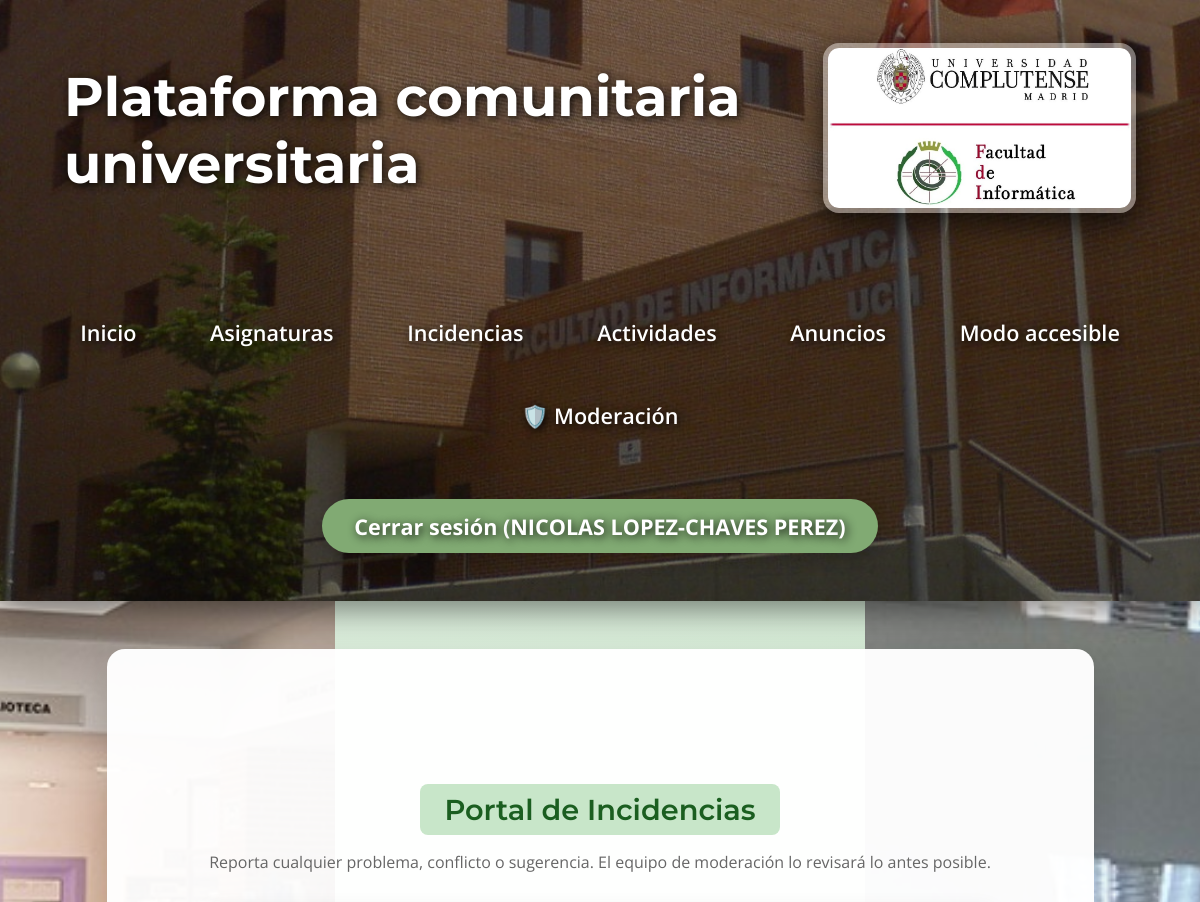
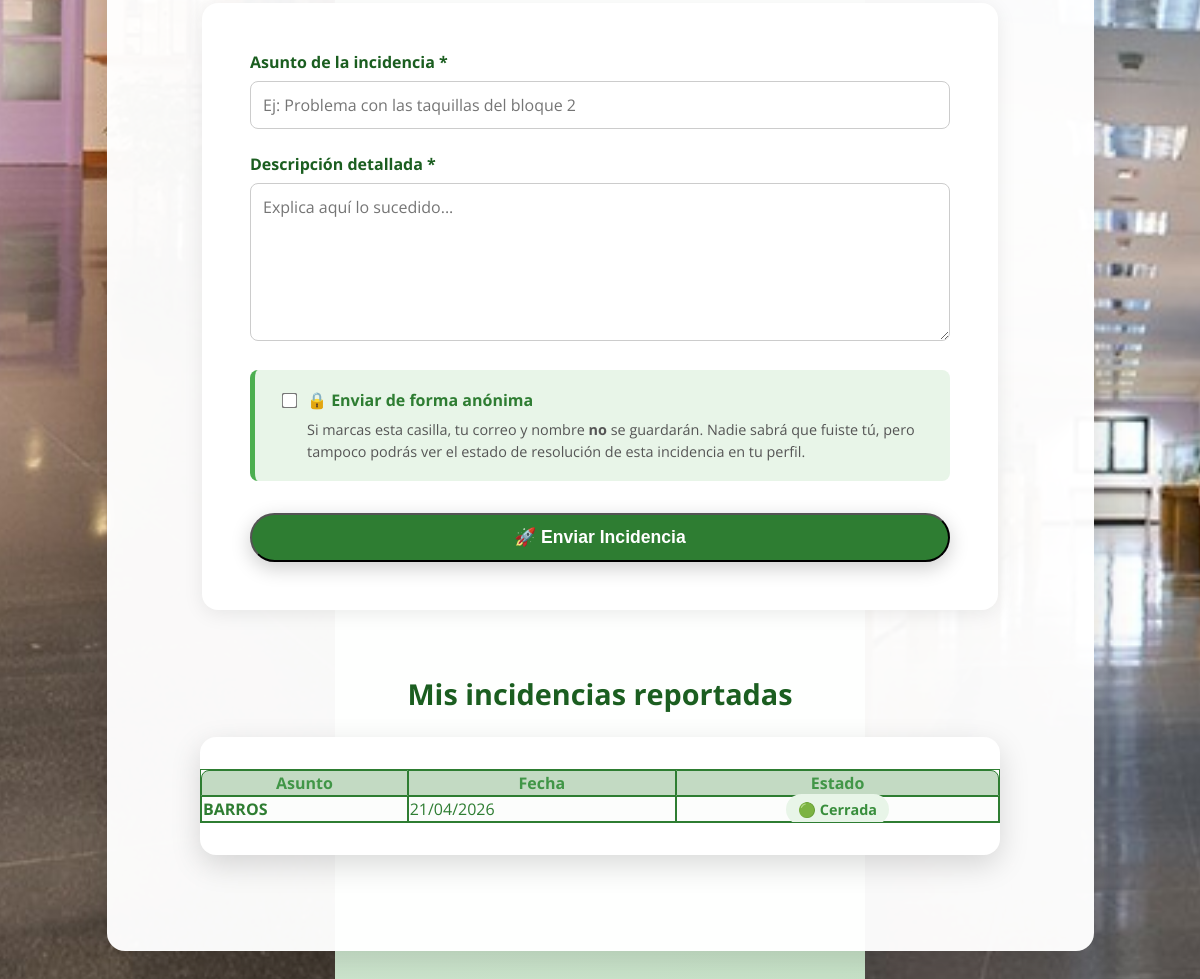
Screenshot of /incidencias (signed in) with the database file from the repository (2 pictures, top to bottom).
### models.py (models this page shows, shortened)
class User(UserMixin, db.Model):
    __tablename__ = "users"
    id = db.Column(db.Integer, primary_key=True)
    email = db.Column(db.String(120), unique=True, nullable=False)
    name = db.Column(db.String(100), nullable=False)
    role = db.Column(db.String(20), nullable=False, default="estudiante")
    password_hash = db.Column(db.String(200), nullable=True)

class Incident(db.Model):
    __tablename__ = "incidents"
    id = db.Column(db.Integer, primary_key=True)
    title = db.Column(db.String(200), nullable=False)
    description = db.Column(db.Text, nullable=False)
    status = db.Column(db.String(20), nullable=False, default="Abierta")
    created_at = db.Column(db.DateTime, nullable=False, default=datetime.utcnow)
    user_id = db.Column(db.Integer, db.ForeignKey("users.id"), nullable=True)
    user = db.relationship("User", backref="incidents")

### app.py (the view, shortened to what this page needs)
@app.route("/incidencias", methods=["GET", "POST"])
@login_required
def incidents():
    mis_incidencias = Incident.query.filter_by(user_id=current_user.id).order_by(Incident.created_at.desc()).all()
    return render_template("incidents.html", incidencias=mis_incidencias)

### app.py (called while the page is built)
@login_manager.user_loader
def load_user(user_id):
    return db.session.get(User, int(user_id))

### templates/incidents.html (shortened to what this page needs)
{% extends "base.html" %}
{% block custom_css %}
<link rel="stylesheet" href="{{ url_for('static', filename='css/incidents.css') }}">
{% endblock %}
{% block content %}
<div style="text-align: center; margin-bottom: 2rem;">
    <h2 style="margin-bottom: 0.5rem;"><span class="badge-soft" style="font-size: 1.8rem; padding: 0.5rem 1.5rem;">Portal de Incidencias</span></h2>
    <p class="home-subtitle" style="color: #666;">
        Reporta cualquier problema, conflicto o sugerencia. El equipo de moderación lo revisará lo antes posible.
    </p>
</div>
<div class="form-container">
    <form method="post">
        <div>
            <label for="title" class="form-label">Asunto de la incidencia *</label>
            <input type="text" id="title" name="title" required placeholder="Ej: Problema con las taquillas del bloque 2" class="form-control">
        </div>
        <div>
            <label for="description" class="form-label">Descripción detallada *</label>
            <textarea id="description" name="description" rows="6" required placeholder="Explica aquí lo sucedido..." class="form-control" style="resize: vertical;"></textarea>
        </div>
        <div class="info-box anonymous-box">
            <div style="display: flex; align-items: center; margin-bottom: 5px;">
                <input type="checkbox" id="anonymous" name="anonymous" value="yes" class="checkbox-large">
                <label for="anonymous" class="checkbox-label" style="margin-left: 8px;">🔒 Enviar de forma anónima</label>
            </div>
            <p class="anonymous-help-text">
                Si marcas esta casilla, tu correo y nombre <strong>no</strong> se guardarán. Nadie sabrá que fuiste tú, pero tampoco podrás ver el estado de resolución de esta incidencia en tu perfil.
            </p>
        </div>
        <div style="margin-top: 2rem;">
            <button type="submit" class="btn-create" style="width: 100%; font-size: 1.1rem; padding: 12px; border-radius: 50px;">
                🚀 Enviar Incidencia
            </button>
        </div>
    </form>
</div>
<h3 class="section-title">Mis incidencias reportadas</h3>
{% if incidencias %}
    <div class="table-wrapper" style="max-width: 800px; margin: 0 auto;">
        <table class="tabla-centrada" style="width: 100%;">
            <thead>
                <tr>
                    <th style="border-top-left-radius: 8px;">Asunto</th>
                    <th>Fecha</th>
                    <th style="border-top-right-radius: 8px;">Estado</th>
                </tr>
            </thead>
            <tbody>
            {% for inc in incidencias %}
                <tr>
                    <td><strong>{{ inc.title }}</strong></td>
                    <td>{{ inc.created_at.strftime('%d/%m/%Y') }}</td>
                    <td style="text-align: center;">
                        {% if inc.status == 'Abierta' %}
                            <span class="status-abierta">🔴 Abierta</span>
                        {% elif inc.status == 'En proceso' %}
                            <span class="status-proceso">🟠 En proceso</span>
                        {% else %}
                            <span class="status-cerrada">🟢 Cerrada</span>
                        {% endif %}
                    </td>
                </tr>
            {% endfor %}
            </tbody>
        </table>
    </div>
{% endif %}
{% endblock %}

### templates/base.html (shortened to what this page needs)
<!DOCTYPE html>
<html lang="es">
<head>
    <link rel="stylesheet" href="{{ url_for('static', filename='css/global.css') }}?v=2">
    {% block custom_css %}{% endblock %}
</head>
<body>
    <header class="main-header">
        <div class="header-content">
            <h1>Plataforma comunitaria universitaria</h1>
            <a href="https://informatica.ucm.es" target="_blank">
                <img src="{{ url_for('static', filename='img/ucm.jpg') }}" alt="Facultad de Informática UCM" class="header-logo">
            </a>
        </div>
        <nav class="main-nav">
            <div class="nav-links">
                <a href="{{ url_for('home') }}">Inicio</a>
                <a href="{{ url_for('subjects.list_subjects') }}">Asignaturas</a>
                <a href="{{ url_for('incidents') }}">Incidencias</a>
                <a href="{{ url_for('activities.activities_list') }}">Actividades</a>
                <a href="{{ url_for('ads') }}">Anuncios</a>
                <a href="{{ url_for('accessible_mode') }}">Modo accesible</a>
                {% if current_user.is_authenticated and current_user.role == 'admin' %}
                    <a href="{{ url_for('moderation_panel') }}">🛡️ Moderación</a>
                {% endif %}
            </div>
            <div class="auth-links">
                {% if current_user.is_authenticated %}
                    <a href="{{ url_for('logout') }}">Cerrar sesión ({{ current_user.name }})</a>
                {% else %}
                    <a href="{{ url_for('login') }}">Iniciar sesión</a>
                {% endif %}
            </div>
        </nav>
    </header>
    <main>
        {% block content %}{% endblock %}
    </main>
</body>
</html>

### static/css/global.css (style rules this page uses)
body { font-family: 'Open Sans', sans-serif; background: linear-gradient(135deg, #e8f5e8 0%, #c8e6c9 100%); margin: 0; padding: 0; min-height: 100vh; color: #2e7d32; }
header h1, header nav a, header .auth-links a { color: rgb(255, 255, 255) !important; text-shadow: 2px 2px 10px rgba(0,0,0,0.9); position: relative; z-index: 2; }
header h1 { font-family: 'Montserrat', sans-serif; font-size: 3.4rem; font-weight: 700; margin: 0; }
nav { margin-top: 2rem; font-size: 1.35rem; display: flex; justify-content: center; align-items: center; flex-wrap: wrap; gap: 2.2rem; }
nav a { color: #e8f5e8; text-decoration: none; font-weight: 600; padding: 0.6rem 1.2rem; border-radius: 10px; transition: all 0.3s; }
.auth-links { display: flex; gap: 1.2rem; }
.auth-links a { background: rgb(129, 170, 115); color: #1b5e20; padding: 0.8rem 2rem; border-radius: 50px; font-weight: bold; box-shadow: 0 6px 18px rgba(0,0,0,0.2); transition: all 0.3s; }
header img { transition: all 0.4s ease; border: 4px solid rgba(255,255,255,0.3); border-radius: 16px; }
main { max-width: 875px; margin: 3rem auto; background: rgba(255,255,255,0.97); padding: 6rem 3.5rem; min-height: 100vh; border-radius: 18px; box-shadow: 0 12px 40px rgba(0,0,0,0.15); }
h2 { color: #1b5e20; font-family: 'Montserrat', sans-serif; font-size: 2.6rem; text-align: center; margin-bottom: 1.5rem; }
.table-wrapper { overflow-x: auto; margin: 2rem 0; border-radius: 16px; box-shadow: 0 10px 30px rgba(0,0,0,0.15); background: white; }
.btn-create { background: #2e7d32; color: white; padding: 0.9rem 2rem; border-radius: 50px; text-decoration: none; font-weight: bold; box-shadow: 0 6px 20px rgba(0,0,0,0.2); transition: all 0.3s; }
.tabla-centrada { margin: 2rem auto; display: table; border-collapse: separate; border-spacing: 0; border: 1.5px solid #2e7d32; border-radius: 0px; overflow: hidden; background: rgb(252, 253, 252); }
.tabla-centrada td, .tabla-centrada th { border: 1.5px solid #2e7d32; }
.tabla-centrada th { background-color: rgb(195, 218, 195); color: #419647; }
.badge-soft { display:inline-block; background:#c8e6c9; color:#1b5e20; padding:0.4rem 0.9rem; border-radius:8px; font-weight:600; font-size:0.9rem; }
body::before, body::after { content: ""; position: fixed; top: 0; width: 335px; height: 100%; background-repeat: no-repeat; background-position: center top; background-size: cover; z-index: 0; }
body::before { left: 0; background-image: url('../img/hall.jpg'); }
body::after { right: 0; background-image: url('../img/pasillo.jpg'); }
main, header, nav { position: relative; z-index: 1; }
.main-header { background: linear-gradient(rgba(0,0,0,0.45), rgba(0,0,0,0.55)), url('../img/ucm2.jpg') center top / cover no-repeat; min-height: 420px; padding: 0; position: relative; box-shadow: 0 8px 32px rgba(0,0,0,0.5); }
.header-content { display: flex; justify-content: space-between; align-items: center; padding: 2.5rem 4rem; background: transparent; height: 180px; position: relative; z-index: 2; }
.header-logo { height: 160px; width: auto; border-radius: 16px; box-shadow: 0 10px 30px rgba(0,0,0,0.7); border: 5px solid rgba(255,255,255,0.4); }
.main-nav { text-align: center; padding: 1rem 0 3rem 0; position: relative; z-index: 2; }
.nav-links { display: inline-flex; gap: 2.2rem; flex-wrap: wrap; justify-content: center; }
.auth-links { margin-top: 1.5rem; }

### static/css/incidents.css (style rules this page uses)
.form-container { max-width: 700px; margin: 2rem auto; background: #fff; padding: 3rem; border-radius: 16px; box-shadow: 0 4px 20px rgba(0,0,0,0.08); }
.form-label { font-weight: bold; color: #1b5e20; display: block; margin-bottom: 0.5rem; }
.form-control { width: 100%; padding: 12px; border: 1px solid #ccc; border-radius: 8px; box-sizing: border-box; font-family: inherit; font-size: 1rem; transition: border-color 0.3s; margin-bottom: 1.5rem; }
.info-box.anonymous-box { margin-bottom: 1.5rem; background: #e8f5e8; padding: 1.2rem 1.5rem; border-radius: 8px; border-left: 5px solid #4caf50; transition: all 0.3s; }
.checkbox-large { transform: scale(1.2); cursor: pointer; }
.checkbox-label { color: #2e7d32; font-weight: bold; cursor: pointer; }
.anonymous-help-text { margin: 8px 0 0 28px; font-size: 0.9rem; color: #555; line-height: 1.5; }
.section-title { margin-top: 4rem; text-align: center; color: #1b5e20; font-size: 1.8rem; margin-bottom: 1.5rem; }
.status-cerrada { color: #388e3c; font-weight: bold; background: #e8f5e8; padding: 6px 12px; border-radius: 50px; font-size: 0.9rem; }

### rows the page displays
User: name "NICOLAS LOPEZ-CHAVES PEREZ"
Incident: title "BARROS", created_at "21/04/2026", status "🟢 Cerrada"
